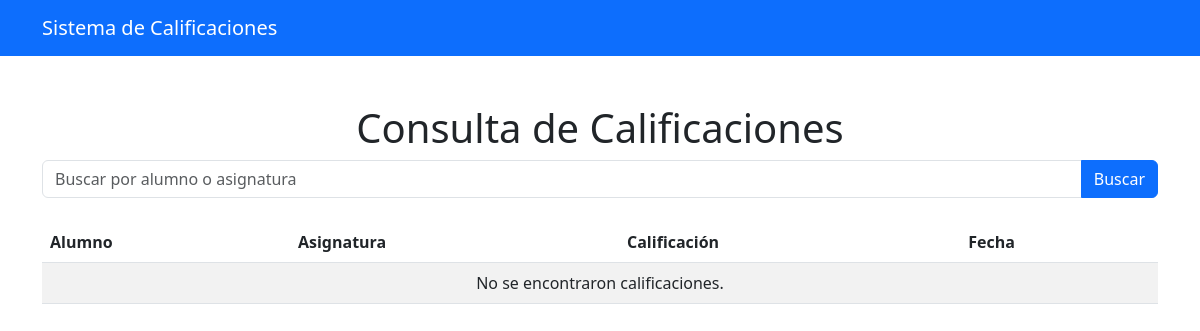
Page /calificaciones/ on the earlier database version.
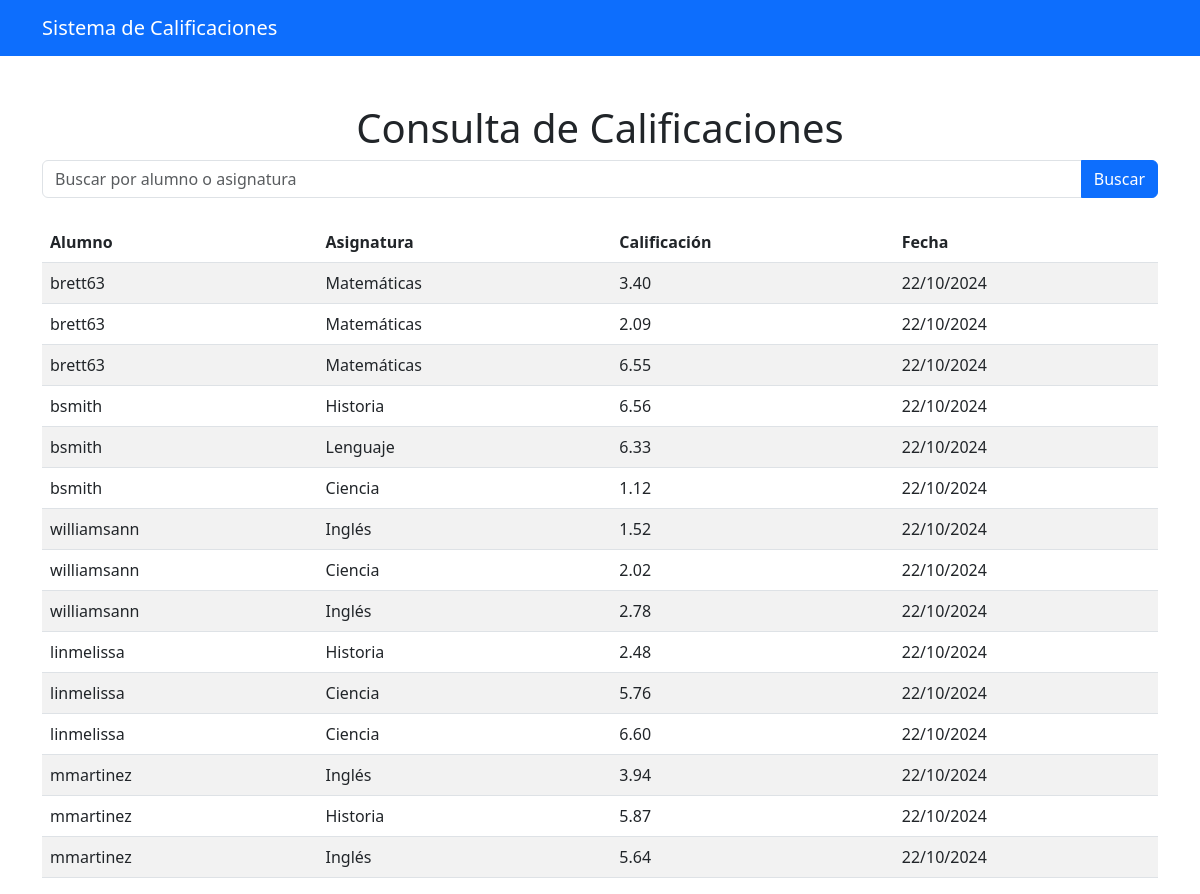
Same page on the later database version.
### sgi_web/models.py (models this page shows, shortened)
class Calificacion(models.Model):
    alumno = models.ForeignKey(User, on_delete=models.CASCADE)
    asignatura = models.CharField(max_length=255)
    calificacion = models.DecimalField(max_digits=4, decimal_places=2)
    fecha = models.DateField(auto_now_add=True)

### sgi_web/views.py (the view)
# urls.py: path('calificaciones/', views.consultar_calificaciones, name='consultar'),
def consultar_calificaciones(request):
    calificaciones = Calificacion.objects.all()
    query = request.GET.get('q')
    if query:
        calificaciones = calificaciones.filter(
            Q(alumno__username__icontains=query) | Q(asignatura__icontains=query)
        )
    return render(request, 'calificaciones/consultar.html', {
        'calificaciones': calificaciones
    })

### sgi_web/templates/calificaciones/consultar.html (shortened to what this page needs)
<!DOCTYPE html>
<html lang="es">
<head>
    <link href="https://cdn.jsdelivr.net/npm/bootstrap@5.3.0-alpha1/dist/css/bootstrap.min.css" rel="stylesheet">
</head>
<body>
    <nav class="navbar navbar-expand-lg navbar-dark bg-primary">
        <div class="container">
            <a class="navbar-brand" href="#">Sistema de Calificaciones</a>
        </div>
    </nav>
    <div class="container mt-5">
        <h1 class="text-center">Consulta de Calificaciones</h1>
        <form method="GET" class="mb-4">
            <div class="input-group">
                <input type="text" name="q" class="form-control" placeholder="Buscar por alumno o asignatura" value="{{ request.GET.q }}">
                <button class="btn btn-primary" type="submit">Buscar</button>
            </div>
        </form>
        <table class="table table-striped">
            <thead>
                <tr>
                    <th>Alumno</th>
                    <th>Asignatura</th>
                    <th>Calificación</th>
                    <th>Fecha</th>
                </tr>
            </thead>
            <tbody>
                {% for calificacion in calificaciones %}
                <tr>
                    <td>{{ calificacion.alumno.username }}</td>
                    <td>{{ calificacion.asignatura }}</td>
                    <td>{{ calificacion.calificacion }}</td>
                    <td>{{ calificacion.fecha|date:"d/m/Y" }}</td>
                </tr>
                {% empty %}
                <tr>
                    <td colspan="4" class="text-center">No se encontraron calificaciones.</td>
                </tr>
                {% endfor %}
            </tbody>
        </table>
    </div>
</body>
</html>

Differences in the rows shown:
added Calificacion: alumno.username "brett63", asignatura "Matemáticas", calificacion "3.40", fecha "22/10/2024"
added Calificacion: alumno.username "brett63", asignatura "Matemáticas", calificacion "2.09", fecha "22/10/2024"
added Calificacion: alumno.username "brett63", asignatura "Matemáticas", calificacion "6.55", fecha "22/10/2024"
added Calificacion: alumno.username "bsmith", asignatura "Historia", calificacion "6.56", fecha "22/10/2024"
added Calificacion: alumno.username "bsmith", asignatura "Lenguaje", calificacion "6.33", fecha "22/10/2024"
added Calificacion: alumno.username "bsmith", asignatura "Ciencia", calificacion "1.12", fecha "22/10/2024"
added Calificacion: alumno.username "williamsann", asignatura "Inglés", calificacion "1.52", fecha "22/10/2024"
added Calificacion: alumno.username "williamsann", asignatura "Ciencia", calificacion "2.02", fecha "22/10/2024"
added Calificacion: alumno.username "williamsann", asignatura "Inglés", calificacion "2.78", fecha "22/10/2024"
added Calificacion: alumno.username "linmelissa", asignatura "Historia", calificacion "2.48", fecha "22/10/2024"
added Calificacion: alumno.username "linmelissa", asignatura "Ciencia", calificacion "5.76", fecha "22/10/2024"
added Calificacion: alumno.username "linmelissa", asignatura "Ciencia", calificacion "6.60", fecha "22/10/2024"
added Calificacion: alumno.username "mmartinez", asignatura "Inglés", calificacion "3.94", fecha "22/10/2024"
added Calificacion: alumno.username "mmartinez", asignatura "Historia", calificacion "5.87", fecha "22/10/2024"
added Calificacion: alumno.username "mmartinez", asignatura "Inglés", calificacion "5.64", fecha "22/10/2024"
Other differences:
text no longer shown: "No se encontraron calificaciones."
